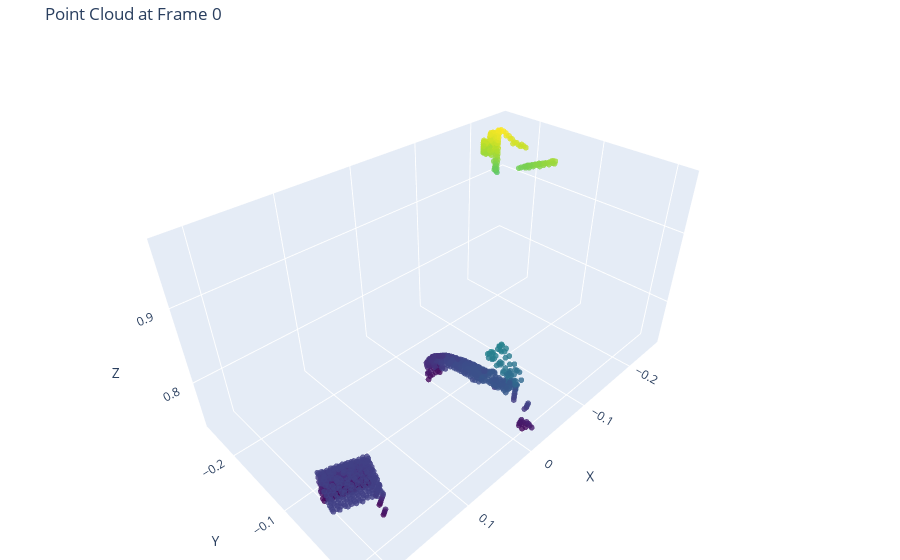

The cell this chart's notebook holds for it:
### Code cell
# Visualize Point Cloud for a specific frame using Plotly (Interactive)
import plotly.graph_objects as go

frame_idx = 0  # Change this to view different frames

if 'pointcloud' in locals():
    pc_frame = pointcloud[frame_idx]
    print(f"Visualizing frame {frame_idx}, Point Cloud Shape: {pc_frame.shape}")
    
    # Subsample for faster rendering if needed
    step = 1
    
    fig = go.Figure(data=[go.Scatter3d(
        x=pc_frame[::step, 0],
        y=pc_frame[::step, 1],
        z=pc_frame[::step, 2],
        mode='markers',
        marker=dict(
            size=2,
            color=pc_frame[::step, 2],                # set color to an array/list of desired values
            colorscale='Viridis',   # choose a colorscale
            opacity=0.8
        )
    )])

    fig.update_layout(
        title=f'Point Cloud at Frame {frame_idx}',
        scene=dict(
            xaxis_title='X',
            yaxis_title='Y',
            zaxis_title='Z'
        ),
        margin=dict(l=0, r=0, b=0, t=40)
    )
    fig.show()
else:
    print("Pointcloud data not loaded.")

### Figure 1 — Plotly figure (JSON) as saved in the notebook; plotly's stock layout.template omitted (floating-point values rounded to 4 significant figures; data arrays with more than 128 entries replaced by an {"elided": "..."} marker saying what was removed)
{"data": [{"marker": {"color": {"elided": "1024 float values"}, "colorscale": [[0, "#440154"], [0.1111, "#482878"], [0.2222, "#3e4989"], [0.3333, "#31688e"], [0.4444, "#26828e"], [0.5556, "#1f9e89"], [0.6667, "#35b779"], [0.7778, "#6ece58"], [0.8889, "#b5de2b"], [1, "#fde725"]], "opacity": 0.8, "size": 2}, "mode": "markers", "type": "scatter3d", "x": {"elided": "1024 float values"}, "y": {"elided": "1024 float values"}, "z": {"elided": "1024 float values"}}], "layout": {"margin": {"b": 0, "l": 0, "r": 0, "t": 40}, "scene": {"xaxis": {"title": {"text": "X"}}, "yaxis": {"title": {"text": "Y"}}, "zaxis": {"title": {"text": "Z"}}}, "title": {"text": "Point Cloud at Frame 0"}}}
